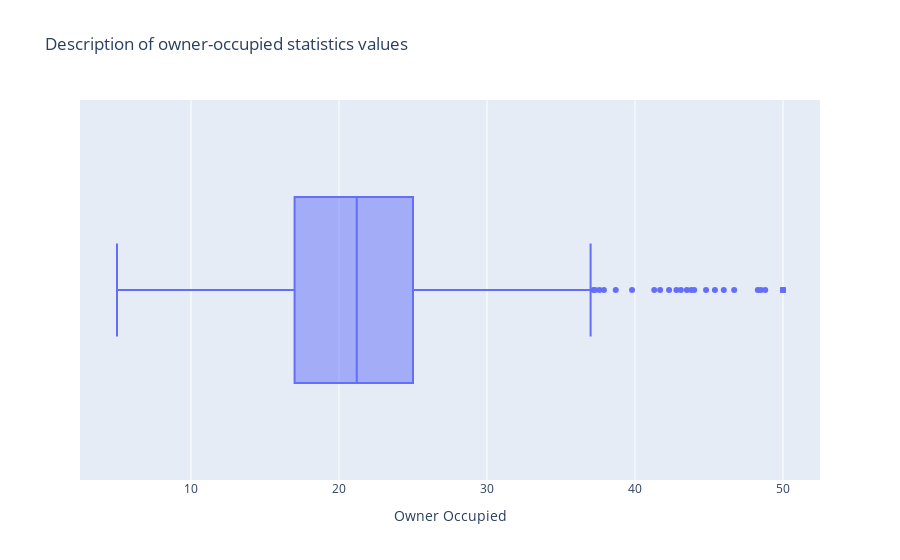

This figure's notebook cell:
### Code cell
px.box(boston_df, x='MEDV', title='Description of owner-occupied statistics values',
       labels={'MEDV': 'Owner Occupied'})

### Figure 1 — Plotly figure (JSON) as saved in the notebook; plotly's stock layout.template omitted (floating-point values rounded to 4 significant figures; data arrays with more than 128 entries replaced by an {"elided": "..."} marker saying what was removed)
{"data": [{"alignmentgroup": "True", "hovertemplate": "Owner Occupied=%{x}<extra></extra>", "legendgroup": "", "marker": {"color": "#636efa"}, "name": "", "notched": false, "offsetgroup": "", "orientation": "h", "showlegend": false, "type": "box", "x": {"elided": "506 float values"}, "x0": " ", "xaxis": "x", "y0": " ", "yaxis": "y"}], "layout": {"boxmode": "group", "legend": {"tracegroupgap": 0}, "title": {"text": "Description of owner-occupied statistics values"}, "xaxis": {"anchor": "y", "domain": [0, 1], "title": {"text": "Owner Occupied"}}, "yaxis": {"anchor": "x", "domain": [0, 1]}}}
